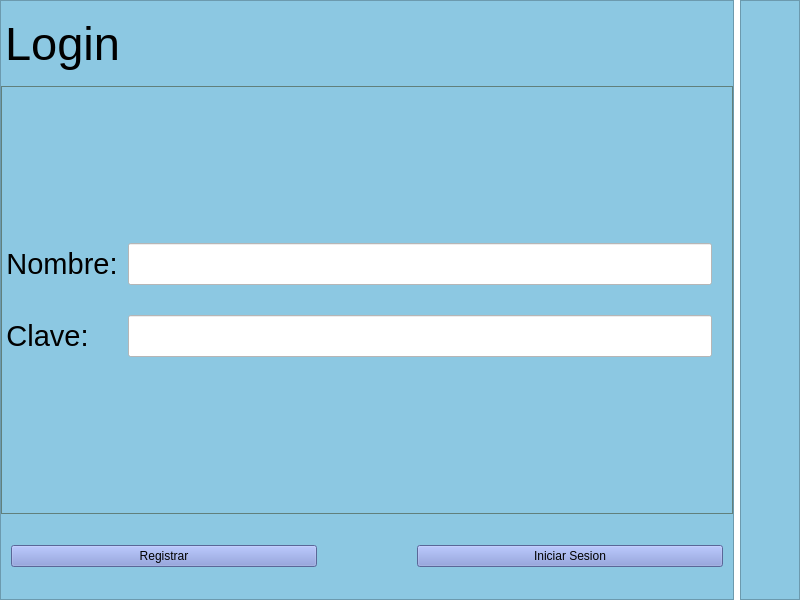
<?xml version="1.0" encoding="UTF-8"?>
<ui version="4.0">
 <class>MainWindow</class>
 <widget class="QMainWindow" name="MainWindow">
  <property name="geometry">
   <rect>
    <x>0</x>
    <y>0</y>
    <width>800</width>
    <height>600</height>
   </rect>
  </property>
  <property name="windowTitle">
   <string>MainWindow</string>
  </property>
  <widget class="QWidget" name="centralwidget">
   <property name="styleSheet">
    <string notr="true">QWidget{
	background-color:rgb(255, 255, 255);
}
QFrame{
	background-color:rgb(140, 200, 226);
}
QPushButton{
background-color:rgb(126, 144, 213);
}
QPushButton:hover{
background-color:rgb(89, 91, 183);
}</string>
   </property>
   <layout class="QGridLayout" name="gridLayout_3">
    <property name="leftMargin">
     <number>0</number>
    </property>
    <property name="topMargin">
     <number>0</number>
    </property>
    <property name="rightMargin">
     <number>0</number>
    </property>
    <property name="bottomMargin">
     <number>0</number>
    </property>
    <item row="0" column="0">
     <widget class="QFrame" name="panelIzquierdo">
      <property name="styleSheet">
       <string notr="true"/>
      </property>
      <property name="frameShape">
       <enum>QFrame::StyledPanel</enum>
      </property>
      <property name="frameShadow">
       <enum>QFrame::Raised</enum>
      </property>
      <layout class="QVBoxLayout" name="verticalLayout" stretch="1,5,1">
       <property name="spacing">
        <number>0</number>
       </property>
       <property name="leftMargin">
        <number>0</number>
       </property>
       <property name="topMargin">
        <number>0</number>
       </property>
       <property name="rightMargin">
        <number>0</number>
       </property>
       <property name="bottomMargin">
        <number>0</number>
       </property>
       <item>
        <widget class="QFrame" name="panelSuperior">
         <property name="layoutDirection">
          <enum>Qt::LeftToRight</enum>
         </property>
         <property name="frameShape">
          <enum>QFrame::VLine</enum>
         </property>
         <property name="frameShadow">
          <enum>QFrame::Raised</enum>
         </property>
         <property name="lineWidth">
          <number>0</number>
         </property>
         <layout class="QGridLayout" name="gridLayout">
          <property name="leftMargin">
           <number>0</number>
          </property>
          <property name="topMargin">
           <number>0</number>
          </property>
          <property name="rightMargin">
           <number>0</number>
          </property>
          <property name="bottomMargin">
           <number>0</number>
          </property>
          <item row="0" column="0">
           <widget class="QPushButton" name="lblLogin">
            <property name="enabled">
             <bool>false</bool>
            </property>
            <property name="palette">
             <palette>
              <active>
               <colorrole role="Button">
                <brush brushstyle="SolidPattern">
                 <color alpha="255">
                  <red>126</red>
                  <green>144</green>
                  <blue>213</blue>
                 </color>
                </brush>
               </colorrole>
               <colorrole role="ButtonText">
                <brush brushstyle="SolidPattern">
                 <color alpha="255">
                  <red>0</red>
                  <green>0</green>
                  <blue>0</blue>
                 </color>
                </brush>
               </colorrole>
               <colorrole role="Base">
                <brush brushstyle="SolidPattern">
                 <color alpha="255">
                  <red>126</red>
                  <green>144</green>
                  <blue>213</blue>
                 </color>
                </brush>
               </colorrole>
               <colorrole role="Window">
                <brush brushstyle="SolidPattern">
                 <color alpha="255">
                  <red>126</red>
                  <green>144</green>
                  <blue>213</blue>
                 </color>
                </brush>
               </colorrole>
              </active>
              <inactive>
               <colorrole role="Button">
                <brush brushstyle="SolidPattern">
                 <color alpha="255">
                  <red>126</red>
                  <green>144</green>
                  <blue>213</blue>
                 </color>
                </brush>
               </colorrole>
               <colorrole role="ButtonText">
                <brush brushstyle="SolidPattern">
                 <color alpha="255">
                  <red>0</red>
                  <green>0</green>
                  <blue>0</blue>
                 </color>
                </brush>
               </colorrole>
               <colorrole role="Base">
                <brush brushstyle="SolidPattern">
                 <color alpha="255">
                  <red>126</red>
                  <green>144</green>
                  <blue>213</blue>
                 </color>
                </brush>
               </colorrole>
               <colorrole role="Window">
                <brush brushstyle="SolidPattern">
                 <color alpha="255">
                  <red>126</red>
                  <green>144</green>
                  <blue>213</blue>
                 </color>
                </brush>
               </colorrole>
              </inactive>
              <disabled>
               <colorrole role="Button">
                <brush brushstyle="SolidPattern">
                 <color alpha="255">
                  <red>126</red>
                  <green>144</green>
                  <blue>213</blue>
                 </color>
                </brush>
               </colorrole>
               <colorrole role="ButtonText">
                <brush brushstyle="SolidPattern">
                 <color alpha="255">
                  <red>0</red>
                  <green>0</green>
                  <blue>0</blue>
                 </color>
                </brush>
               </colorrole>
               <colorrole role="Base">
                <brush brushstyle="SolidPattern">
                 <color alpha="255">
                  <red>126</red>
                  <green>144</green>
                  <blue>213</blue>
                 </color>
                </brush>
               </colorrole>
               <colorrole role="Window">
                <brush brushstyle="SolidPattern">
                 <color alpha="255">
                  <red>126</red>
                  <green>144</green>
                  <blue>213</blue>
                 </color>
                </brush>
               </colorrole>
              </disabled>
             </palette>
            </property>
            <property name="font">
             <font>
              <pointsize>35</pointsize>
             </font>
            </property>
            <property name="layoutDirection">
             <enum>Qt::LeftToRight</enum>
            </property>
            <property name="text">
             <string>Login</string>
            </property>
            <property name="icon">
             <iconset>
              <normaloff>../src/img/login-icon.png</normaloff>
              <disabledoff>../src/img/login-icon.png</disabledoff>../src/img/login-icon.png</iconset>
            </property>
            <property name="iconSize">
             <size>
              <width>60</width>
              <height>60</height>
             </size>
            </property>
            <property name="autoDefault">
             <bool>false</bool>
            </property>
            <property name="flat">
             <bool>true</bool>
            </property>
           </widget>
          </item>
         </layout>
        </widget>
       </item>
       <item>
        <widget class="QFrame" name="panelCentral">
         <property name="font">
          <font>
           <kerning>true</kerning>
          </font>
         </property>
         <property name="styleSheet">
          <string notr="true">QFrame{
	border:1px solid rgb(97, 128, 124);
}</string>
         </property>
         <property name="frameShape">
          <enum>QFrame::StyledPanel</enum>
         </property>
         <property name="frameShadow">
          <enum>QFrame::Raised</enum>
         </property>
         <property name="lineWidth">
          <number>0</number>
         </property>
         <property name="midLineWidth">
          <number>0</number>
         </property>
         <layout class="QVBoxLayout" name="verticalLayout_2" stretch="0">
          <property name="spacing">
           <number>0</number>
          </property>
          <property name="leftMargin">
           <number>0</number>
          </property>
          <property name="topMargin">
           <number>0</number>
          </property>
          <property name="rightMargin">
           <number>0</number>
          </property>
          <property name="bottomMargin">
           <number>0</number>
          </property>
          <item>
           <widget class="QFrame" name="contenidoCentral">
            <property name="sizePolicy">
             <sizepolicy hsizetype="Preferred" vsizetype="Fixed">
              <horstretch>0</horstretch>
              <verstretch>0</verstretch>
             </sizepolicy>
            </property>
            <property name="styleSheet">
             <string notr="true">QFrame{
	border:none;
}</string>
            </property>
            <property name="frameShape">
             <enum>QFrame::StyledPanel</enum>
            </property>
            <property name="frameShadow">
             <enum>QFrame::Raised</enum>
            </property>
            <layout class="QFormLayout" name="formLayout">
             <property name="fieldGrowthPolicy">
              <enum>QFormLayout::ExpandingFieldsGrow</enum>
             </property>
             <property name="rowWrapPolicy">
              <enum>QFormLayout::DontWrapRows</enum>
             </property>
             <property name="horizontalSpacing">
              <number>-1</number>
             </property>
             <property name="verticalSpacing">
              <number>30</number>
             </property>
             <property name="leftMargin">
              <number>0</number>
             </property>
             <property name="topMargin">
              <number>0</number>
             </property>
             <property name="rightMargin">
              <number>20</number>
             </property>
             <property name="bottomMargin">
              <number>0</number>
             </property>
             <item row="0" column="0">
              <widget class="QPushButton" name="lblNombre">
               <property name="font">
                <font>
                 <pointsize>22</pointsize>
                </font>
               </property>
               <property name="text">
                <string>Nombre:</string>
               </property>
               <property name="icon">
                <iconset>
                 <normaloff>../src/img/login-icon.png</normaloff>../src/img/login-icon.png</iconset>
               </property>
               <property name="iconSize">
                <size>
                 <width>30</width>
                 <height>30</height>
                </size>
               </property>
               <property name="flat">
                <bool>true</bool>
               </property>
              </widget>
             </item>
             <item row="0" column="1">
              <widget class="QLineEdit" name="txtNombre">
               <property name="sizePolicy">
                <sizepolicy hsizetype="MinimumExpanding" vsizetype="Preferred">
                 <horstretch>0</horstretch>
                 <verstretch>0</verstretch>
                </sizepolicy>
               </property>
               <property name="font">
                <font>
                 <pointsize>17</pointsize>
                </font>
               </property>
              </widget>
             </item>
             <item row="1" column="0">
              <widget class="QPushButton" name="lblClave">
               <property name="font">
                <font>
                 <pointsize>22</pointsize>
                </font>
               </property>
               <property name="layoutDirection">
                <enum>Qt::LeftToRight</enum>
               </property>
               <property name="text">
                <string>Clave:</string>
               </property>
               <property name="icon">
                <iconset>
                 <normaloff>../src/img/clave-icon.png</normaloff>../src/img/clave-icon.png</iconset>
               </property>
               <property name="iconSize">
                <size>
                 <width>30</width>
                 <height>30</height>
                </size>
               </property>
               <property name="flat">
                <bool>true</bool>
               </property>
              </widget>
             </item>
             <item row="1" column="1">
              <widget class="QLineEdit" name="txtClave">
               <property name="sizePolicy">
                <sizepolicy hsizetype="MinimumExpanding" vsizetype="Preferred">
                 <horstretch>0</horstretch>
                 <verstretch>0</verstretch>
                </sizepolicy>
               </property>
               <property name="font">
                <font>
                 <pointsize>17</pointsize>
                </font>
               </property>
               <property name="echoMode">
                <enum>QLineEdit::Password</enum>
               </property>
               <property name="readOnly">
                <bool>false</bool>
               </property>
              </widget>
             </item>
            </layout>
           </widget>
          </item>
         </layout>
        </widget>
       </item>
       <item>
        <widget class="QFrame" name="panelInferior">
         <property name="font">
          <font>
           <pointsize>15</pointsize>
          </font>
         </property>
         <property name="styleSheet">
          <string notr="true">QFrame{
	border:none;
}</string>
         </property>
         <property name="frameShape">
          <enum>QFrame::StyledPanel</enum>
         </property>
         <property name="frameShadow">
          <enum>QFrame::Raised</enum>
         </property>
         <layout class="QHBoxLayout" name="horizontalLayout">
          <property name="spacing">
           <number>100</number>
          </property>
          <property name="leftMargin">
           <number>10</number>
          </property>
          <property name="topMargin">
           <number>0</number>
          </property>
          <property name="rightMargin">
           <number>10</number>
          </property>
          <property name="bottomMargin">
           <number>0</number>
          </property>
          <item>
           <widget class="QPushButton" name="btnCrear">
            <property name="text">
             <string>Registrar</string>
            </property>
            <property name="icon">
             <iconset>
              <normaloff>../src/img/crear-icon.png</normaloff>../src/img/crear-icon.png</iconset>
            </property>
            <property name="iconSize">
             <size>
              <width>25</width>
              <height>25</height>
             </size>
            </property>
           </widget>
          </item>
          <item>
           <widget class="QPushButton" name="btnIniciarSesion">
            <property name="text">
             <string>Iniciar Sesion</string>
            </property>
            <property name="icon">
             <iconset>
              <normaloff>../src/img/enter-icon.png</normaloff>../src/img/enter-icon.png</iconset>
            </property>
            <property name="iconSize">
             <size>
              <width>25</width>
              <height>25</height>
             </size>
            </property>
           </widget>
          </item>
         </layout>
        </widget>
       </item>
      </layout>
     </widget>
    </item>
    <item row="0" column="1">
     <widget class="QFrame" name="panelDerecho">
      <property name="styleSheet">
       <string notr="true"/>
      </property>
      <property name="frameShape">
       <enum>QFrame::StyledPanel</enum>
      </property>
      <property name="frameShadow">
       <enum>QFrame::Raised</enum>
      </property>
      <layout class="QGridLayout" name="gridLayout_4">
       <item row="0" column="0">
        <widget class="QPushButton" name="imgLogo">
         <property name="enabled">
          <bool>false</bool>
         </property>
         <property name="text">
          <string/>
         </property>
         <property name="icon">
          <iconset>
           <normaloff>../src/img/enter-icon.png</normaloff>
           <disabledoff>../src/img/enter-icon.png</disabledoff>../src/img/enter-icon.png</iconset>
         </property>
         <property name="iconSize">
          <size>
           <width>200</width>
           <height>200</height>
          </size>
         </property>
         <property name="flat">
          <bool>true</bool>
         </property>
        </widget>
       </item>
      </layout>
     </widget>
    </item>
   </layout>
  </widget>
 </widget>
 <resources/>
 <connections/>
</ui>
